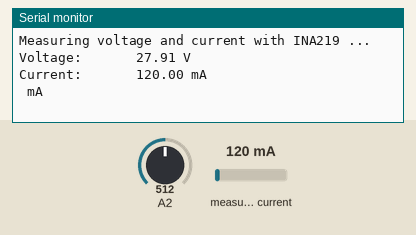
A sketch run on a simulated Arduino Uno, built with avr-gcc and run on an emulated ATmega328P. Shown: the last lines printed to the serial monitor. The inputs (shaded band) are chosen by the test bench; at power-on: measured current 120 mA, A2 = 512.

Above: at 1.2 s.
1.3 s: measured current set to 40 mA
At 2.7 s:
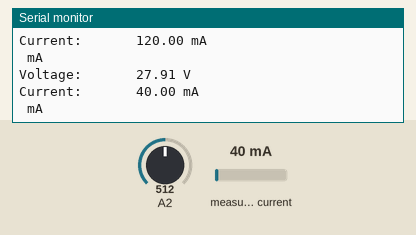
2.8 s: A2 set to 716
4.3 s: measured current set to 500 mA
At 5.5 s:
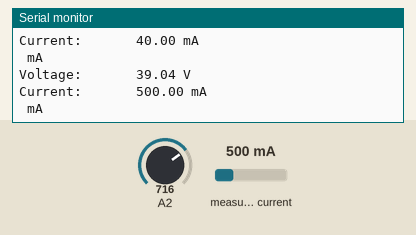
5.8 s: A2 set to 900
At 7.5 s:
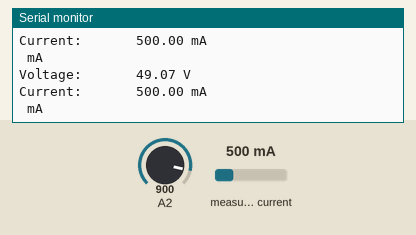
Timing chart, 0 to 8.3 s (numbered marks = the images above; inputs shaded):
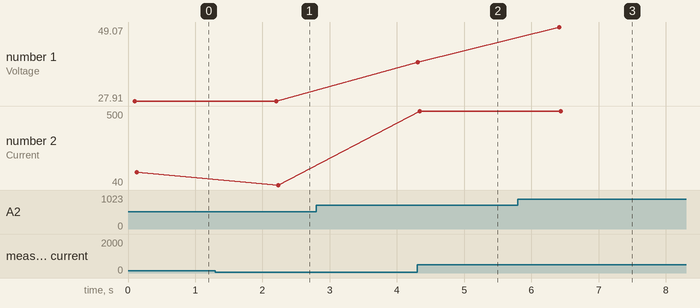

The sketch:

current_voltage.ino
```cpp
#include <Wire.h>
#include <Adafruit_INA219.h>

Adafruit_INA219 ina219;

// number of analog samples to take per reading
#define NUM_SAMPLES 10

int sum = 0;                    // sum of samples taken
unsigned char sample_count = 0; // current sample number
float voltage = 0.0;            // calculated voltage


void setup(void) {

  uint32_t currentFrequency;
  Serial.begin(9600);  //May need to lower baud rate if serial output scrambled

  ina219.begin();

  Serial.println("Measuring voltage and current with INA219 ...");
}

void loop(void) {

  float current_mA = 0;

  // take a number of analog samples of voltage and add them up
    while (sample_count < NUM_SAMPLES) {
        sum += analogRead(A2);
        sample_count++;
        delay(10);
    }

    // calculate the voltage
    // use 5.0 for a 5.0V ADC reference voltage
    // 5.015V is the calibrated reference voltage
    voltage = ((float)sum / (float)NUM_SAMPLES * 5.015) / 1024.0;
    // send voltage for display on Serial Monitor
    // voltage multiplied by 11 when using voltage divider that
    // divides by 11. 11.132 is the calibrated voltage divide
    // value
    Serial.print("Voltage:       ");
    Serial.print(voltage * 11.132);
    Serial.println (" V");
    sample_count = 0;
    sum = 0;

  current_mA = ina219.getCurrent_mA();

  Serial.print("Current:       "); Serial.print(current_mA); Serial.println(" mA");
  Serial.println(" mA");

  delay(2000);
}
```

Measured:
- after the input at 1.3 s, the serial monitor: prints a new line after 0.93 s (image 1)
- after the input at 4.3 s, the serial monitor: prints a new line at once (image 2)
- after the input at 5.8 s, the serial monitor: prints a new line after 0.62 s (image 3)
- plotted number 1: 39.04 → 49.07 after the input at 5.8 s
- plotted number 2: 120 → 40 after the input at 1.3 s, 40 → 500 after the input at 4.3 s
